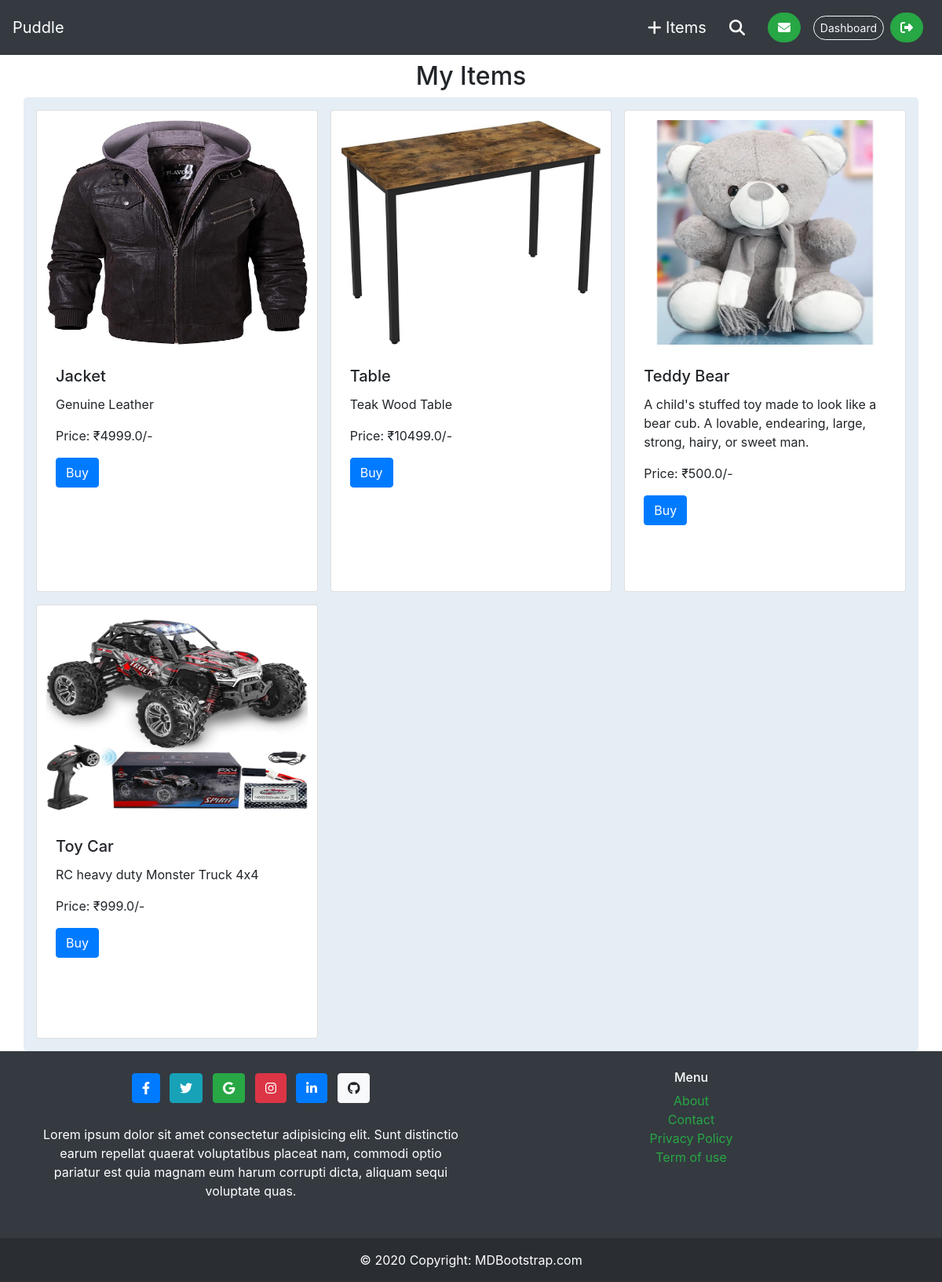
The page /dashboard/ (signed in) on the database its author committed.
### item/models.py (models this page shows, shortened)
class Item(models.Model):
    category = models.ForeignKey(Category, related_name='items', on_delete=models.CASCADE)
    name = models.CharField(max_length=255)
    description = models.TextField(blank=True, null=True)
    price = models.FloatField()
    image= models.ImageField(upload_to='item_images', blank=True, null=True)
    is_sold = models.BooleanField(default=False)
    created_by = models.ForeignKey(User, related_name='items', on_delete= models.CASCADE)
    created_at = models.DateTimeField(auto_now_add=True)
    class Meta:
        ordering = ('name',)

### dashboard/views.py (the view)
# urls.py: path('',views.index, name='index'),
@login_required
def index(request):
    items = Item.objects.filter(created_by=request.user)
    return render(request, 'dashboard/index.html',{
        'items': items,
    })

### dashboard/templates/dashboard/index.html (shortened to what this page needs)
{% extends "core/base.html" %}
{% block content %}
        <h2 class="text-center m-2">My Items</h2>
        <div class="row  rounded-lg p-2 " style="background:#e5edf5 ">
            {% for item in items %}
            <div class="col-sm-4 p-2">
                <div class="card h-100 w-100 p-1 d-flex " >
                    <a href="{%url "item:detail" item.id %}" class="h-50">
                    <img src="{{item.image.url}}" class="card-img h-100 p-2  "   alt="..."></a>
                    <div class="card-body">
                        <h5 class="card-title">{{item.name}}</h5>
                        <p class="card-text ">{{item.description}}</p>
                        <p class="card-text">Price: <span>&#8377;</span>{{item.price}}/- </p>
                        <a href="{%url "item:detail" item.id %}" class="btn btn-primary">Buy</a>
                    </div>
                </div>
            </div>
            {% endfor %}
        </div>
{% endblock %}

### rows shown on the page
Item: image (picture), name "Jacket", description "Genuine Leather", price "4999.0"
Item: image (picture), name "Table", description "Teak Wood Table", price "10499.0"
Item: image (picture), name "Teddy Bear", description "A child's stuffed toy made to look like a bear cub. A lovable, endearing, large, strong, hairy, or sweet man.", price "500.0"
Item: image (picture), name "Toy Car", description "RC heavy duty Monster Truck 4x4", price "999.0"
